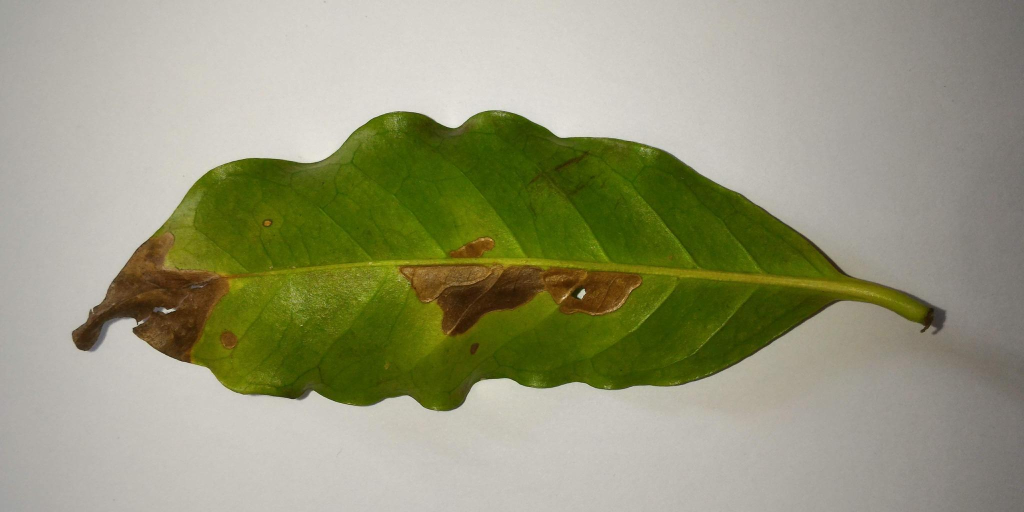
#> input picture Dataset/Diseased/100.jpg, 2048 x 1024 px, found by its file name (shown at 1/2 size); its folder holds only this picture in this run
$ jupyter execute --allow-errors Percobaan3.ipynb   (older library calls are emulated)
#> lines starting #> are read from the running program, lines starting #| are printed output that depends on the picture
[cell 1]
import os
import cv2 as cv
import matplotlib.pyplot as plt
import numpy as np
import pandas as pd
from sklearn.model_selection import train_test_split, cross_val_predict
from sklearn.metrics import accuracy_score, classification_report
from skimage.feature import graycomatrix, graycoprops
from scipy.stats import entropy
from sklearn.ensemble import RandomForestClassifier
from sklearn.svm import SVC
from sklearn.neighbors import KNeighborsClassifier
from sklearn.metrics import accuracy_score, precision_score, recall_score, f1_score, confusion_matrix, classification_report
from sklearn.metrics import (confusion_matrix, ConfusionMatrixDisplay)
import seaborn as sns

## Import Library
Baris kode di atas digunakan untuk mengimpor berbagai library yang mendukung alur komputasi pengolahan citra, ekstraksi fitur, dan klasifikasi machine learning. Modul `os` digunakan untuk interaksi dengan sistem operasi seperti manajemen direktori file. `OpenCV` berfungsi untuk membaca dan mengonversi format matriks citra, sementara `Matplotlib` digunakan untuk memvisualisasikan data citra atau grafik ke layar. `NumPy` berfokus pada komputasi matematis dan manipulasi array matriks, dan `Pandas` berfungsi untuk menampung serta mengelola data hasil ekstraksi ke dalam bentuk tabel terstruktur.

Untuk tahap ekstraksi fitur tekstur, modul `skimage.feature` memanggil fungsi `graycomatrix` dan `graycoprops` guna membangun Gray-Level Co-Occurrence Matrix (GLCM) dan mengalkulasi metrik statistiknya, ditambah fungsi `entropy` dari `scipy.stats` untuk mengukur tingkat kompleksitas distribusi piksel.

Pada tahap pemodelan dan klasifikasi, pustaka `scikit-learn` digunakan secara komprehensif. Fungsi `train_test_split` dan `cross_val_predict` mengatur pembagian skema data latih dan data uji. Pemodelan algoritma klasifikasi diakomodasi melalui pemanggilan `RandomForestClassifier`, `SVC` (Support Vector Machine), dan `KNeighborsClassifier`. Terakhir, performa akurasi pemodelan diukur secara matematis menggunakan fungsi metrik bawaan seperti `accuracy_score`, `precision_score`, `recall_score`, `f1_score`, dan `classification_report`, yang kemudian dianalisis secara visual melalui pembentukan `confusion_matrix` dan `ConfusionMatrixDisplay` dengan dukungan grafis dari library `Seaborn`.

## Data Loading
Kode di bawah ini digunakan untuk memuat dan mengorganisasi dataset citra digital secara iteratif berdasarkan struktur direktori ke dalam format matriks. Proses diawali dengan menginisialisasi variabel list kosong untuk menampung matriks citra, label kelas, nama file, serta dictionary untuk menghitung frekuensi data. Melalui nested looping, program menelusuri setiap sub-folder di dalam direktori `"dataset"`. Pada setiap iterasinya, fungsi `cv.imread()` dipanggil untuk membaca file citra dan `cv.resize()` digunakan untuk menyamakan resolusi citra ke ukuran tetap 512x256 piksel. Eksekusi ini dibatasi secara eksplisit maksimal 100 citra per kelas menggunakan instruksi kondisional `break`. Matriks citra dan label yang valid kemudian disematkan ke dalam list terkait dan dikonversi menjadi format `NumPy` array agar kompatibel untuk komputasi pemodelan. Pada tahap akhir, program mencetak teks ringkasan jumlah data di terminal dan memvisualisasikan distribusi jumlah citra per kelas ke dalam bentuk grafik batang menggunakan pemanggilan fungsi `sns`.`barplot()` dari library `Seaborn` serta dikonfigurasi sumbu koordinatnya menggunakan `matplotlib.pyplot`. Jumlah dari masing-masing jenis citra ditampilkan dengan diagram batang.

[cell 2]
data = []
labels = []
file_name = []
class_counter = {}

target_size = (512, 256)

for sub_folder in os.listdir("dataset\\"):
    sub_folder_path = os.path.join("dataset\\", sub_folder)

    if os.path.isdir(sub_folder_path):
        sub_folder_files = os.listdir(sub_folder_path)
        class_counter[sub_folder] = 0

        for filename in sub_folder_files:
            if class_counter[sub_folder] >= 100:
                break

            img_path = os.path.join("dataset\\", sub_folder, filename)
            img = cv.imread(img_path)
#> img is the input picture: shape (1024, 2048, 3); mean B, G, R 122, 151.3, 150.4

            if img is not None:
                img_resized = cv.resize(img, target_size)
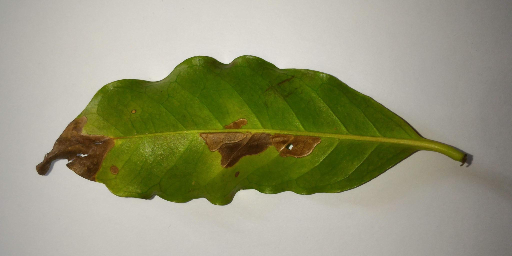
#> img_resized: shape (256, 512, 3); mean B, G, R 122.2, 151.4, 150.5

                data.append(img_resized)
                labels.append(sub_folder)
                file_name.append(filename)

                class_counter[sub_folder] += 1

data = np.array(data)
labels = np.array(labels)

print("Loading dataset...")
print(f"Dataset loaded with {len(data)} images across {len(class_counter)} classes.")
#| Dataset loaded with 2 images across 2 classes.
for folder_name, total_files in class_counter.items():
    print(f" - Class '{folder_name}': {total_files} images")

plt.figure(figsize=(8, 5))
sns.barplot(
    x=list(class_counter.keys()),
    y=list(class_counter.values()),
    hue=list(class_counter.keys()),
    palette="Set2",
    legend=False
)
plt.title('Number of Images per Class')
plt.xlabel('Class')
plt.ylabel('Number of Images')
plt.ylim(0, 120)
plt.show()
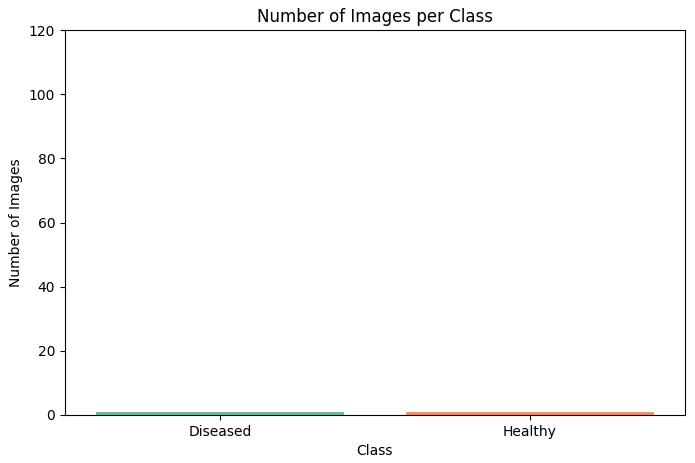
#> figure drawn by matplotlib, 1 panel

### Sampel Citra
Kode di bawah ini digunakan untuk memvisualisasikan satu citra representatif dari masing-masing kelas dalam dataset. Fungsi `show_sample_images` digunakan untuk memvisualisasikan satu contoh citra representatif dari masing-masing kelas. Melalui perulangan, program memfilter matriks citra berdasarkan kecocokan label kelasnya. Jika data kelas tersebut tersedia, citra pada indeks ke-10 akan diekstraksi, dikonversi dari format warna BGR ke RGB menggunakan `cv.cvtColor()`, lalu di-render secara berdampingan ke dalam subplot berukuran 1x2 menggunakan `Matplotlib`. Pada baris terakhir, fungsi ini dipanggil untuk dieksekusi dengan melewatkan argumen `data`, `labels`, dan `class_counter`.

[cell 3]
def show_sample_images(images, labels, class_names):
    plt.figure(figsize=(12, 6))
    for i, class_name in enumerate(class_names):
        class_images = images[labels == class_name]
        if len(class_images) > 0:
            plt.subplot(1, 2, i + 1)
            plt.imshow(cv.cvtColor(class_images[10], cv.COLOR_BGR2RGB))
            plt.title(class_name)
            plt.axis('off')
    plt.tight_layout()
    plt.show()

#> (the rest of this cell did not finish here and is left out)

### Citra Grayscale
Kode di bawah ini digunakan untuk mengubah seluruh matriks citra berwarna pada dataset menjadi format grayscale. Melalui perulangan, setiap citra di dalam variabel data dikonversi secara individual menggunakan fungsi `cv.cvtColor()` dengan parameter `cv.COLOR_BGR2GRAY`. Matriks hasil konversi ditampung ke dalam sebuah list baru, lalu diubah secara kolektif menjadi `NumPy` array. Pada baris terakhir, fungsi `show_sample_images()` dipanggil untuk memvisualisasikan contoh dari citra yang telah berubah format menjadi keabuan.

[cell 4]
img_grey = []
for img in data:
    gray = cv.cvtColor(img, cv.COLOR_BGR2GRAY)
    img_grey.append(gray)
#> this loop made 2 passes
#> pass 1, `gray = cv.cvtColor(img, cv.COLOR_BGR2GRAY)`:
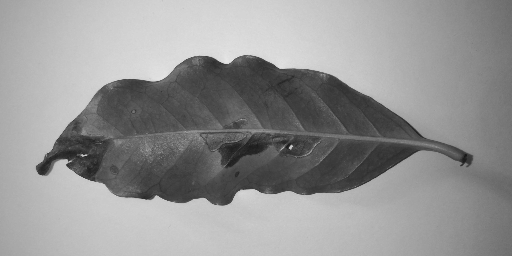
#> gray: shape (256, 512); min 24, max 230, mean 147.7
#> pass 2, `gray = cv.cvtColor(img, cv.COLOR_BGR2GRAY)`:
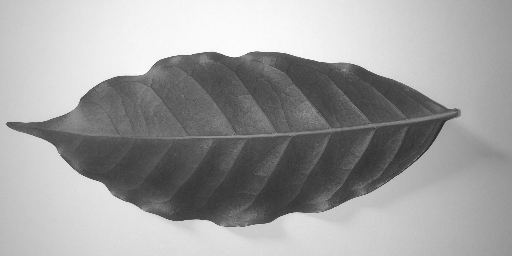
#> gray: shape (256, 512); min 39, max 253, mean 159.5
#> after the loop, img_grey = 2 items
img_grey = np.array(img_grey)

#> (the rest of this cell did not finish here and is left out)

## Data Preparation

### Define Preprocessing Function

[cell 5]
def manual_median_filter(img, size=3):
    height, width = img.shape
    pad = size // 2

    padded = np.pad(img, pad, mode='edge').astype(np.uint8)
    canvas = np.zeros_like(img, dtype=np.uint8)

    for i in range(height):
        for j in range(width):
            region = padded[i:i+size, j:j+size]
            canvas[i, j] = np.median(region)

    return canvas

### Fungsi Median
Kode di atas ini adalah fungsi `manual_median_filter` menerapkan penyaringan spasial pada citra. Kode mengawali proses dengan menambahkan padding pada tepi matriks menggunakan `np.pad()` agar piksel terluar dapat dievaluasi. Melalui nested loop, program mengekstrak blok area piksel `(region)` sesuai ukuran kernel, menghitung nilai tengahnya menggunakan `np.median()`, dan langsung menempatkan hasil komputasi tersebut ke koordinat yang bersesuaian pada matriks keluaran `(canvas)`.

[cell 6]
def convolution(img, kernel):
    size = kernel.shape[0]
    pad_size = size // 2
    padded = np.pad(img, pad_size, mode='edge')
    canvas = np.zeros_like(img).astype(np.float32)
    height, width = img.shape

    for i in range(height):
        for j in range(width):
            region = padded[i : i + size, j : j + size]
            canvas[i, j] = np.sum(region * kernel)

    return np.clip(canvas, 0, 255).astype(np.uint8)

k_sharp = np.array([[0, -1, 0],
                    [-1, 5, -1],
                    [0, -1, 0]])

### Fungsi Konvolusi
Kode di atas ini adalah fungsi `convolution` mengeksekusi operasi penyaringan spasial secara manual dengan mengalikan area piksel citra terhadap matriks kernel. Kode diawali dengan memberikan padding pada tepi citra masukan agar batas luarnya dapat dihitung. Melalui iterasi bersarang, nilai dari setiap blok area piksel `(region)` dikalikan secara elemen-per-elemen dengan kernel dan seluruhnya dijumlahkan untuk menggantikan nilai piksel pusat pada matriks keluaran `(canvas)`. Hasil komputasi akhir dibatasi pada rentang intensitas standar 0-255 menggunakan fungsi `np.clip()` dan dikonversi ke tipe data `uint8`. Selanjutnya, variabel `k_sharp` mendefinisikan kernel berukuran 3x3 yang berfungsi sebagai filter untuk mempertegas garis tepi, dan list kosong `img_sharpened` diinisialisasi untuk menampung matriks citra hasil komputasi dari proses tersebut.

[cell 7]
def ekualisasi_histogram(citra):
    if citra.dtype != np.uint8:
        if citra.max() <= 1.0:
            citra = (citra * 255).astype(np.uint8)
        else:
            citra = citra.astype(np.uint8)

    panjang, lebar = citra.shape

    histogram = np.zeros(256, dtype=int)
    for i in range(panjang):
        for j in range(lebar):
            nilai = citra[i, j]
            histogram[nilai] += 1

    cdf = np.zeros(256, dtype=int)
    akumulasi = 0
    for i in range(256):
        akumulasi += histogram[i]
        cdf[i] = akumulasi

    cdf_min = cdf[cdf > 0].min() if np.any(cdf > 0) else 0
    denominator = (panjang * lebar) - cdf_min

    if denominator == 0:
        cdf_norm = cdf
    else:
        cdf_norm = np.round((cdf - cdf_min) / denominator * 255).astype(np.uint8)

    hasil = np.zeros_like(citra, dtype=np.uint8)
    for i in range(panjang):
        for j in range(lebar):
            val = citra[i, j]
            hasil[i, j] = cdf_norm[val]

    return hasil

### Fungsi Ekualisasi Histogram
Kode di atas ini adalah fungsi `ekualisasi_histogram` yang mengimplementasikan pemerataan kontras citra secara manual berdasarkan probabilitas nilai kumulatifnya. Proses diawali dengan memvalidasi dan mengonversi tipe data citra masukan ke format `uint8` (0-255). Melalui nested loop, program menghitung frekuensi kemunculan setiap nilai intensitas piksel untuk membangun matriks `histogram`, yang kemudian diakumulasikan secara sekuensial untuk membentuk Cumulative Distribution Function `(cdf)`. Nilai `cdf` tersebut selanjutnya dinormalisasi secara matematis agar nilainya terpetakan kembali ke dalam rentang skala 0-255. Pada tahap akhir, setiap nilai piksel dari citra asli dievaluasi dan diganti dengan intensitas baru yang telah diratakan merujuk pada indeks matriks `cdf_norm`, lalu dikembalikan sebagai matriks citra keluaran.

[cell 8]
kernel3f1 = np.array([
    [1, 1, 1],
    [1, 1, 1],
    [1, 1, 1]
])

### Kernel 3x3
Kode di atas digunakan untuk mendeklarasikan variabel matriks dua dimensi menggunakan library `NumPy`. Variabel  `kernel3f1` diinisialisasi sebagai matriks persegi berukuran 3x3. Matriks ini difungsikan sebagai elemen penstruktur atau kernel pembobot dasar yang dieksekusi untuk operasi-operasi pengolahan citra digital.

[cell 9]
def dilasi(image, kernel):
    height, width = image.shape
    k_height, k_width = kernel.shape
    center = k_height // 2
    hasil = np.zeros((height, width), dtype=np.uint8)
    for i in range(center, height - center):
        for j in range(center, width - center):
            region = image[i - center:i + center + 1, j - center:j + center + 1]
            hasil[i, j] = np.max(region * kernel)
    return hasil

### Fungsi Dilasi
Kode di atas ini adalah fungsi `dilasi` yang mengimplementasikan operasi morfologi secara manual untuk mempertebal batas objek atau piksel bernilai tinggi pada citra. Proses diawali dengan mengambil dimensi matriks citra dan kernel, serta menentukan nilai tengah kernel sebagai acuan batas pemrosesan. Matriks keluaran hasil diinisialisasi dengan nilai nol berformat `uint8`. Melalui nested loop, iterasi dieksekusi secara terbatas hanya pada area interior citra, mengabaikan bagian tepi terluar karena tidak adanya proses penambahan batas padding. Pada setiap koordinat matriks, potongan area lokal `(region)` diekstrak, dikalikan secara elemen-per-elemen dengan matriks kernel, lalu dicari nilai intensitas tertingginya secara komputasi menggunakan `np.max()`. Nilai maksimum tersebut selanjutnya ditetapkan sebagai intensitas piksel pusat yang baru pada matriks `hasil`.

[cell 10]
def erosi(image, kernel):
    height, width = image.shape
    k_height, k_width = kernel.shape
    center = k_height // 2
    hasil = np.zeros((height, width), dtype=np.uint8)
    for i in range(center, height - center):
        for j in range(center, width - center):
            region = image[i - center:i + center + 1, j - center:j + center + 1]
            hasil[i, j] = np.min(region * kernel + (1 - kernel) * 255)
    return hasil

### Fungsi Erosi
Kode di atas ini adalah fungsi `erosi` yang mengimplementasikan operasi morfologi secara manual untuk mengikis batas objek atau mempersempit area piksel bernilai tinggi pada citra. Proses diawali dengan mengambil dimensi matriks citra dan kernel, serta menentukan nilai tengah kernel sebagai acuan batas pemrosesan. Matriks keluaran hasil diinisialisasi dengan nilai nol berformat `uint8`. Melalui nested loop, iterasi dieksekusi secara terbatas hanya pada area interior citra, mengabaikan bagian tepi terluar karena tidak adanya proses penambahan batas padding. Pada setiap koordinat matriks, potongan area lokal `(region)` diekstrak, dievaluasi terhadap matriks kernel dengan menambahkan nilai 255 pada area di luar bentuk kernel, lalu dicari nilai intensitas terendahnya secara komputasi menggunakan `np.min()`. Nilai minimum tersebut selanjutnya ditetapkan sebagai intensitas piksel pusat yang baru pada matriks `hasil`.

[cell 11]
def get_edge(img, kx, ky):
    gx = convolution(img, kx)
    gy = convolution(img, ky)
    edge_img = np.abs(gx.astype(np.float32)) + np.abs(gy.astype(np.float32))
    return np.clip(edge_img, 0, 255).astype(np.uint8)

sobelX = np.array([[-1, 0, 1],
                   [-2, 0, 2],
                   [-1, 0, 1]], dtype=np.float32)

sobelY = np.array([[1, 2, 1],
                   [0, 0, 0],
                   [-1, -2, -1]], dtype=np.float32)

### Fungsi Edge Detection Sobel
Kode di atas ini adalah fungsi `get_edge` mengimplementasikan deteksi tepi citra dengan mengombinasikan magnitudo gradien dua arah. Fungsi ini mengeksekusi konvolusi menggunakan kernel `sobelX` untuk mengekstrak garis tepi vertikal dan `sobelY` untuk garis tepi horizontal. Nilai absolut dari kedua hasil komputasi tersebut dijumlahkan untuk membentuk citra tepi gabungan, yang kemudian dibatasi pada rentang intensitas standar 0-255 menggunakan `np.clip()` dan dikembalikan dalam format `uint8`.

[cell 12]
def threshold(img, thresh):
    h, w = img.shape
    thresh_img = np.zeros((h, w), dtype=np.uint8)

    for i in range(h):
        for j in range(w):
            if img[i, j] >= thresh:
                thresh_img[i, j] = 255
            else:
                thresh_img[i, j] = 0

    return thresh_img

### Fungsi Threshold
Kode di atas ini adalah fungsi `threshold` mengonversi citra grayscale menjadi citra biner (hitam-putih). Kode mengevaluasi setiap piksel secara berurutan, jika intensitasnya lebih besar atau sama dengan nilai ambang batas `(thresh)`, piksel diubah menjadi putih mutlak (255). Sebaliknya, jika intensitasnya di bawah ambang batas, piksel diubah menjadi hitam mutlak (0).

### Preprocessing

#### Penerapan Preprocessing Median Filter

Preprocessing pertama yang diterapkan adalah `Median Filter`, yang di mana dilakukan dengan cara meload seluruh citra pada variabel `img_grey`, setiap citra kemudian diproses menggunakan fungsi `manual_median_filter` dengan kernel size 3x3. Setelah diproses menggunakan `manual_median_filter`, setiap citra kemudian dimasukkan ke dalam variabel `img_median` dengan menggunakan fungsi `append`. Setelah itu variabel `img_median` dikonversi menjadi `numpy array` agar dapat digunakan pada tahap pemrosesan berikutnya. Sebagai tahap akhir hasil citra yang telah difilter ditampilkan menggunakan fungsi `show_sample_images()`.

[cell 13]
img_median = []

for img in img_grey:
    median_res = manual_median_filter(img, size=3)
    img_median.append(median_res)
#> this loop made 2 passes
#> (height in manual_median_filter, width in manual_median_filter, pad in manual_median_filter) on passes 1 to 2: (256, 512, 1), (256, 512, 1)
#> after the loop, img_median = 2 items

img_median = np.array(img_median)
#> (the rest of this cell did not finish here and is left out)

#### Penerapan Preprocessing Sharpening

Preprocessing kedua yang diterapkan adalah `Sharpening`, yang di mana dilakukan dengan cara meload seluruh citra pada variabel `img_median`, setiap citra kemudian diproses menggunakan fungsi `convolution` dengan kernel `k_sharp`. Setelah diproses menggunakan `convolution`, setiap citra kemudian dimasukkan ke dalam variabel `img_sharpened` dengan menggunakan fungsi `append`. Setelah itu variabel `img_sharpened` dikonversi menjadi `numpy array` agar dapat digunakan pada tahap pemrosesan berikutnya. Sebagai tahap akhir hasil citra yang telah di-sharpening ditampilkan menggunakan fungsi `show_sample_images()`.

[cell 14]
img_sharpened = []

for img in img_median:
    sharp_res = convolution(img, k_sharp)
    img_sharpened.append(sharp_res)
#> this loop made 2 passes
#> (size in convolution, pad_size in convolution, height in convolution, width in convolution) on passes 1 to 2: (3, 1, 256, 512), (3, 1, 256, 512)
#> after the loop, img_sharpened = 2 items

img_sharpened = np.array(img_sharpened)

#> (the rest of this cell did not finish here and is left out)

#### Penerapan Preprocessing Histogram Equalization

Preprocessing ketiga yang diterapkan adalah `Histogram Equalization`, yang di mana dilakukan dengan cara meload seluruh citra pada variabel `img_sharpened`, setiap citra kemudian diproses menggunakan fungsi `ekualisasi_histogram`. Setelah diproses menggunakan `ekualisasi_histogram`, setiap citra kemudian dimasukkan ke dalam variabel `img_equalized` dengan menggunakan fungsi `append`. Setelah itu variabel `img_equalized` dikonversi menjadi `numpy array` agar dapat digunakan pada tahap pemrosesan berikutnya. Sebagai tahap akhir hasil citra yang telah di-ekualisasi histogram ditampilkan menggunakan fungsi `show_sample_images()`.

[cell 15]
img_equalized = []

for img in img_sharpened:
    eq_res = ekualisasi_histogram(img)
    img_equalized.append(eq_res)
#> this loop made 2 passes
#> (panjang in ekualisasi_histogram, lebar in ekualisasi_histogram, cdf_min in ekualisasi_histogram, denominator in ekualisasi_histogram) on passes 1 to 2: (256, 512, 581, 130491), (256, 512, 568, 130504)
#> pass 1, `eq_res = ekualisasi_histogram(img)`:
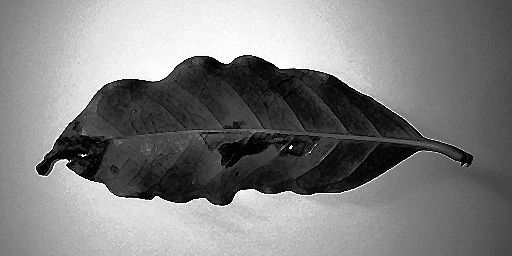
#> eq_res: shape (256, 512); min 0, max 255, mean 127.8
#> pass 2, `eq_res = ekualisasi_histogram(img)`:
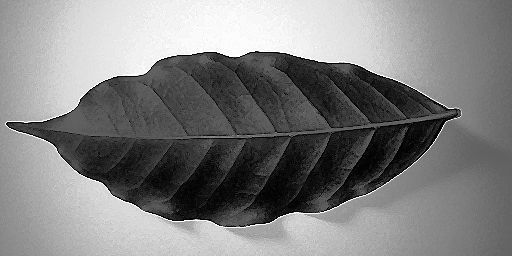
#> eq_res: shape (256, 512); min 0, max 255, mean 127.8
#> after the loop, img_equalized = 2 items

img_equalized = np.array(img_equalized)
#> (the rest of this cell did not finish here and is left out)

#### Penerapan Preprocessing Dilasi

Preprocessing keempat yang diterapkan adalah `Dilasi`, yang di mana dilakukan dengan cara meload seluruh citra pada variabel `img_equalized`, setiap citra kemudian diproses menggunakan fungsi `dilasi` dengan kernel `kernel3f1`. Setelah diproses menggunakan `dilasi`, setiap citra kemudian dimasukkan ke dalam variabel `img_dilated` dengan menggunakan fungsi `append`. Setelah itu variabel `img_dilated` dikonversi menjadi `numpy array` agar dapat digunakan pada tahap pemrosesan berikutnya. Sebagai tahap akhir hasil citra yang telah di-dilasi ditampilkan menggunakan fungsi `show_sample_images()`.

[cell 16]
img_dilated = []

for img in img_equalized:
    dil_res = dilasi(img, kernel3f1)
    img_dilated.append(dil_res)
#> this loop made 2 passes
#> (height in dilasi, width in dilasi, k_height in dilasi, k_width in dilasi, center in dilasi) on passes 1 to 2: (256, 512, 3, 3, 1), (256, 512, 3, 3, 1)
#> pass 1, `dil_res = dilasi(img, kernel3f1)`:
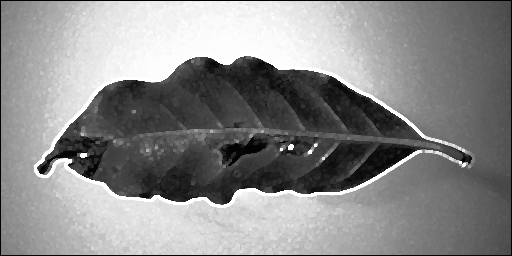
#> dil_res: shape (256, 512); min 0, max 255, mean 137.9
#> pass 2, `dil_res = dilasi(img, kernel3f1)`:
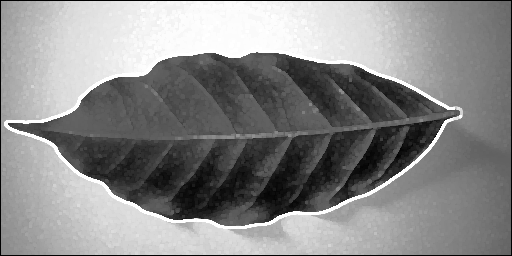
#> dil_res: shape (256, 512); min 0, max 255, mean 137.5
#> after the loop, img_dilated = 2 items

img_dilated = np.array(img_dilated)
#> (the rest of this cell did not finish here and is left out)

#### Penerapan Preprocessing Erosi

Preprocessing kelima yang diterapkan adalah `Erosi`, yang di mana dilakukan dengan cara meload seluruh citra pada variabel `img_dilated`, setiap citra kemudian diproses menggunakan fungsi `erosi` dengan kernel `kernel3f1`. Setelah diproses menggunakan `erosi`, setiap citra kemudian dimasukkan ke dalam variabel `img_eroted` dengan menggunakan fungsi `append`. Setelah itu variabel `img_eroted` dikonversi menjadi `numpy array` agar dapat digunakan pada tahap pemrosesan berikutnya. Sebagai tahap akhir hasil citra yang telah di-erosi ditampilkan menggunakan fungsi `show_sample_images()`.

[cell 17]
img_eroted = []

for img in img_dilated:
    er_res = erosi(img, kernel3f1)
    img_eroted.append(er_res)
#> this loop made 2 passes
#> pass 1, `er_res = erosi(img, kernel3f1)`:
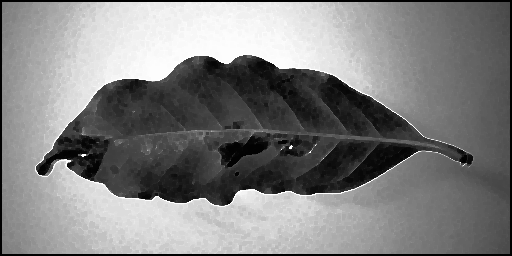
#> er_res: shape (256, 512); min 0, max 255, mean 129
#> after the loop, img_eroted = 2 items
#> (the rest of the program and of its run is left out)
